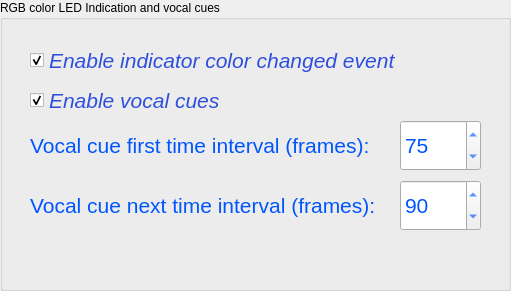
     <widget class="QGroupBox" name="groupBox_7">
      <property name="geometry">
       <rect>
        <x>30</x>
        <y>370</y>
        <width>511</width>
        <height>291</height>
       </rect>
      </property>
      <property name="title">
       <string>RGB color LED Indication and vocal cues</string>
      </property>
      <widget class="QLabel" name="label_35">
       <property name="geometry">
        <rect>
         <x>30</x>
         <y>120</y>
         <width>351</width>
         <height>51</height>
        </rect>
       </property>
       <property name="palette">
        <palette>
         <active>
          <colorrole role="WindowText">
           <brush brushstyle="SolidPattern">
            <color alpha="255">
             <red>0</red>
             <green>85</green>
             <blue>255</blue>
            </color>
           </brush>
          </colorrole>
         </active>
         <inactive>
          <colorrole role="WindowText">
           <brush brushstyle="SolidPattern">
            <color alpha="255">
             <red>0</red>
             <green>85</green>
             <blue>255</blue>
            </color>
           </brush>
          </colorrole>
         </inactive>
         <disabled>
          <colorrole role="WindowText">
           <brush brushstyle="SolidPattern">
            <color alpha="255">
             <red>120</red>
             <green>120</green>
             <blue>120</blue>
            </color>
           </brush>
          </colorrole>
         </disabled>
        </palette>
       </property>
       <property name="font">
        <font>
         <family>Arial</family>
         <pointsize>16</pointsize>
        </font>
       </property>
       <property name="text">
        <string>Vocal cue first time interval (frames):</string>
       </property>
      </widget>
      <widget class="QCheckBox" name="checkBox_EnableIndicatorEvent">
       <property name="geometry">
        <rect>
         <x>30</x>
         <y>40</y>
         <width>381</width>
         <height>41</height>
        </rect>
       </property>
       <property name="palette">
        <palette>
         <active>
          <colorrole role="WindowText">
           <brush brushstyle="SolidPattern">
            <color alpha="255">
             <red>46</red>
             <green>78</green>
             <blue>221</blue>
            </color>
           </brush>
          </colorrole>
         </active>
         <inactive>
          <colorrole role="WindowText">
           <brush brushstyle="SolidPattern">
            <color alpha="255">
             <red>46</red>
             <green>78</green>
             <blue>221</blue>
            </color>
           </brush>
          </colorrole>
         </inactive>
         <disabled>
          <colorrole role="WindowText">
           <brush brushstyle="SolidPattern">
            <color alpha="255">
             <red>120</red>
             <green>120</green>
             <blue>120</blue>
            </color>
           </brush>
          </colorrole>
         </disabled>
        </palette>
       </property>
       <property name="font">
        <font>
         <family>Arial</family>
         <pointsize>16</pointsize>
         <italic>true</italic>
        </font>
       </property>
       <property name="text">
        <string>Enable indicator color changed event</string>
       </property>
       <property name="checked">
        <bool>true</bool>
       </property>
      </widget>
      <widget class="QCheckBox" name="checkBox_EnableVocalCues">
       <property name="geometry">
        <rect>
         <x>30</x>
         <y>80</y>
         <width>211</width>
         <height>41</height>
        </rect>
       </property>
       <property name="palette">
        <palette>
         <active>
          <colorrole role="WindowText">
           <brush brushstyle="SolidPattern">
            <color alpha="255">
             <red>46</red>
             <green>78</green>
             <blue>221</blue>
            </color>
           </brush>
          </colorrole>
         </active>
         <inactive>
          <colorrole role="WindowText">
           <brush brushstyle="SolidPattern">
            <color alpha="255">
             <red>46</red>
             <green>78</green>
             <blue>221</blue>
            </color>
           </brush>
          </colorrole>
         </inactive>
         <disabled>
          <colorrole role="WindowText">
           <brush brushstyle="SolidPattern">
            <color alpha="255">
             <red>120</red>
             <green>120</green>
             <blue>120</blue>
            </color>
           </brush>
          </colorrole>
         </disabled>
        </palette>
       </property>
       <property name="font">
        <font>
         <family>Arial</family>
         <pointsize>16</pointsize>
         <italic>true</italic>
        </font>
       </property>
       <property name="text">
        <string>Enable vocal cues</string>
       </property>
       <property name="checked">
        <bool>true</bool>
       </property>
      </widget>
      <widget class="QSpinBox" name="spinBox_VocalCueFirstTimeInterval">
       <property name="geometry">
        <rect>
         <x>400</x>
         <y>120</y>
         <width>81</width>
         <height>51</height>
        </rect>
       </property>
       <property name="palette">
        <palette>
         <active>
          <colorrole role="WindowText">
           <brush brushstyle="SolidPattern">
            <color alpha="255">
             <red>0</red>
             <green>85</green>
             <blue>255</blue>
            </color>
           </brush>
          </colorrole>
          <colorrole role="Text">
           <brush brushstyle="SolidPattern">
            <color alpha="255">
             <red>0</red>
             <green>85</green>
             <blue>255</blue>
            </color>
           </brush>
          </colorrole>
         </active>
         <inactive>
          <colorrole role="WindowText">
           <brush brushstyle="SolidPattern">
            <color alpha="255">
             <red>0</red>
             <green>85</green>
             <blue>255</blue>
            </color>
           </brush>
          </colorrole>
          <colorrole role="Text">
           <brush brushstyle="SolidPattern">
            <color alpha="255">
             <red>0</red>
             <green>85</green>
             <blue>255</blue>
            </color>
           </brush>
          </colorrole>
         </inactive>
         <disabled>
          <colorrole role="WindowText">
           <brush brushstyle="SolidPattern">
            <color alpha="255">
             <red>120</red>
             <green>120</green>
             <blue>120</blue>
            </color>
           </brush>
          </colorrole>
          <colorrole role="Text">
           <brush brushstyle="SolidPattern">
            <color alpha="255">
             <red>120</red>
             <green>120</green>
             <blue>120</blue>
            </color>
           </brush>
          </colorrole>
         </disabled>
        </palette>
       </property>
       <property name="font">
        <font>
         <family>Arial</family>
         <pointsize>16</pointsize>
        </font>
       </property>
       <property name="minimum">
        <number>15</number>
       </property>
       <property name="maximum">
        <number>300</number>
       </property>
       <property name="singleStep">
        <number>1</number>
       </property>
       <property name="value">
        <number>75</number>
       </property>
      </widget>
      <widget class="QSpinBox" name="spinBox_VocalCueNextTimeInterval">
       <property name="geometry">
        <rect>
         <x>400</x>
         <y>180</y>
         <width>81</width>
         <height>51</height>
        </rect>
       </property>
       <property name="palette">
        <palette>
         <active>
          <colorrole role="WindowText">
           <brush brushstyle="SolidPattern">
            <color alpha="255">
             <red>0</red>
             <green>85</green>
             <blue>255</blue>
            </color>
           </brush>
          </colorrole>
          <colorrole role="Text">
           <brush brushstyle="SolidPattern">
            <color alpha="255">
             <red>0</red>
             <green>85</green>
             <blue>255</blue>
            </color>
           </brush>
          </colorrole>
         </active>
         <inactive>
          <colorrole role="WindowText">
           <brush brushstyle="SolidPattern">
            <color alpha="255">
             <red>0</red>
             <green>85</green>
             <blue>255</blue>
            </color>
           </brush>
          </colorrole>
          <colorrole role="Text">
           <brush brushstyle="SolidPattern">
            <color alpha="255">
             <red>0</red>
             <green>85</green>
             <blue>255</blue>
            </color>
           </brush>
          </colorrole>
         </inactive>
         <disabled>
          <colorrole role="WindowText">
           <brush brushstyle="SolidPattern">
            <color alpha="255">
             <red>120</red>
             <green>120</green>
             <blue>120</blue>
            </color>
           </brush>
          </colorrole>
          <colorrole role="Text">
           <brush brushstyle="SolidPattern">
            <color alpha="255">
             <red>120</red>
             <green>120</green>
             <blue>120</blue>
            </color>
           </brush>
          </colorrole>
         </disabled>
        </palette>
       </property>
       <property name="font">
        <font>
         <family>Arial</family>
         <pointsize>16</pointsize>
        </font>
       </property>
       <property name="minimum">
        <number>15</number>
       </property>
       <property name="maximum">
        <number>300</number>
       </property>
       <property name="singleStep">
        <number>1</number>
       </property>
       <property name="value">
        <number>90</number>
       </property>
      </widget>
      <widget class="QLabel" name="label_36">
       <property name="geometry">
        <rect>
         <x>30</x>
         <y>180</y>
         <width>351</width>
         <height>51</height>
        </rect>
       </property>
       <property name="palette">
        <palette>
         <active>
          <colorrole role="WindowText">
           <brush brushstyle="SolidPattern">
            <color alpha="255">
             <red>0</red>
             <green>85</green>
             <blue>255</blue>
            </color>
           </brush>
          </colorrole>
         </active>
         <inactive>
          <colorrole role="WindowText">
           <brush brushstyle="SolidPattern">
            <color alpha="255">
             <red>0</red>
             <green>85</green>
             <blue>255</blue>
            </color>
           </brush>
          </colorrole>
         </inactive>
         <disabled>
          <colorrole role="WindowText">
           <brush brushstyle="SolidPattern">
            <color alpha="255">
             <red>120</red>
             <green>120</green>
             <blue>120</blue>
            </color>
           </brush>
          </colorrole>
         </disabled>
        </palette>
       </property>
       <property name="font">
        <font>
         <family>Arial</family>
         <pointsize>16</pointsize>
        </font>
       </property>
       <property name="text">
        <string>Vocal cue next time interval (frames):</string>
       </property>
      </widget>
     </widget>
